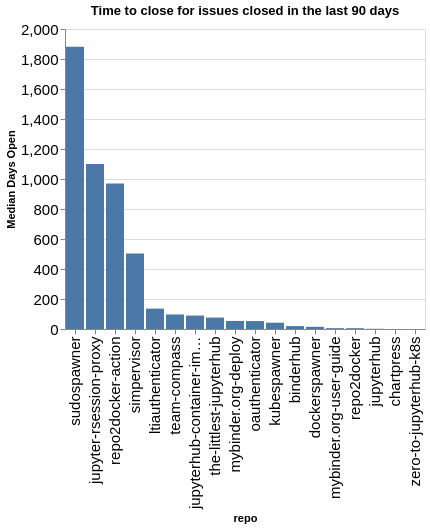

The notebook cell saved with this chart:
### Code cell
time_open = closed.groupby(['org', 'repo']).agg({'time_open': 'median'}).reset_index()
time_open['time_open'] = time_open['time_open'] / (60 * 60 * 24)
time_open['org/repo'] = time_open.apply(lambda a: a['org'] + '/' + a['repo'], axis=1)
sorted_vals = time_open.sort_values(['org', 'time_open'], ascending=False)['repo'].values
alt.Chart(data=time_open, title=f"Time to close for issues closed in the last {n_days} days").mark_bar().encode(
    x=alt.X('repo', sort=alt.Sort(sorted_vals.tolist())),
    y=alt.Y('time_open', title="Median Days Open"),
)

### Figure 1 — Vega-Lite specification as saved in the notebook (floating-point values rounded to 4 significant figures)
{"config": {"axisLeft": {"labelFontSize": 15}, "axisBottom": {"labelFontSize": 15}}, "data": {"name": "data-9af25c62eb5926e259eee651ae4a8b1e"}, "mark": {"type": "bar"}, "encoding": {"x": {"field": "repo", "sort": ["sudospawner", "jupyter-rsession-proxy", "repo2docker-action", "simpervisor", "ltiauthenticator", "team-compass", "jupyterhub-container-images", "the-littlest-jupyterhub", "mybinder.org-deploy", "oauthenticator", "kubespawner", "binderhub", "dockerspawner", "mybinder.org-user-guide", "repo2docker", "jupyterhub", "chartpress", "zero-to-jupyterhub-k8s"], "type": "nominal"}, "y": {"field": "time_open", "title": "Median Days Open", "type": "quantitative"}}, "title": "Time to close for issues closed in the last 90 days", "$schema": "https://vega.github.io/schema/vega-lite/v5.20.1.json", "datasets": {"data-9af25c62eb5926e259eee651ae4a8b1e": [{"org": "jupyterhub", "repo": "binderhub", "time_open": 19.28, "org/repo": "jupyterhub/binderhub"}, {"org": "jupyterhub", "repo": "chartpress", "time_open": 0.09798, "org/repo": "jupyterhub/chartpress"}, {"org": "jupyterhub", "repo": "dockerspawner", "time_open": 14.6, "org/repo": "jupyterhub/dockerspawner"}, {"org": "jupyterhub", "repo": "jupyter-rsession-proxy", "time_open": 1100.0, "org/repo": "jupyterhub/jupyter-rsession-proxy"}, {"org": "jupyterhub", "repo": "jupyterhub", "time_open": 1.361, "org/repo": "jupyterhub/jupyterhub"}, {"org": "jupyterhub", "repo": "jupyterhub-container-images", "time_open": 89.59, "org/repo": "jupyterhub/jupyterhub-container-images"}, {"org": "jupyterhub", "repo": "kubespawner", "time_open": 42.01, "org/repo": "jupyterhub/kubespawner"}, {"org": "jupyterhub", "repo": "ltiauthenticator", "time_open": 135.9, "org/repo": "jupyterhub/ltiauthenticator"}, {"org": "jupyterhub", "repo": "mybinder.org-deploy", "time_open": 53.76, "org/repo": "jupyterhub/mybinder.org-deploy"}, {"org": "jupyterhub", "repo": "mybinder.org-user-guide", "time_open": 5.652, "org/repo": "jupyterhub/mybinder.org-user-guide"}, {"org": "jupyterhub", "repo": "oauthenticator", "time_open": 52.81, "org/repo": "jupyterhub/oauthenticator"}, {"org": "jupyterhub", "repo": "repo2docker", "time_open": 5.443, "org/repo": "jupyterhub/repo2docker"}, {"org": "jupyterhub", "repo": "repo2docker-action", "time_open": 969.2, "org/repo": "jupyterhub/repo2docker-action"}, {"org": "jupyterhub", "repo": "simpervisor", "time_open": 503.8, "org/repo": "jupyterhub/simpervisor"}, {"org": "jupyterhub", "repo": "sudospawner", "time_open": 1881.0, "org/repo": "jupyterhub/sudospawner"}, {"org": "jupyterhub", "repo": "team-compass", "time_open": 96.91, "org/repo": "jupyterhub/team-compass"}, {"org": "jupyterhub", "repo": "the-littlest-jupyterhub", "time_open": 76.24, "org/repo": "jupyterhub/the-littlest-jupyterhub"}, {"org": "jupyterhub", "repo": "zero-to-jupyterhub-k8s", "time_open": 0.007703, "org/repo": "jupyterhub/zero-to-jupyterhub-k8s"}]}}
